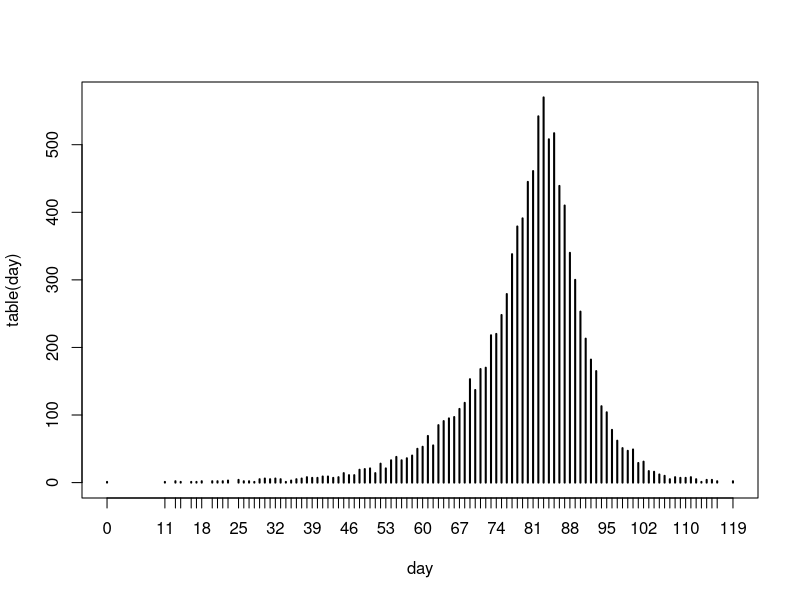
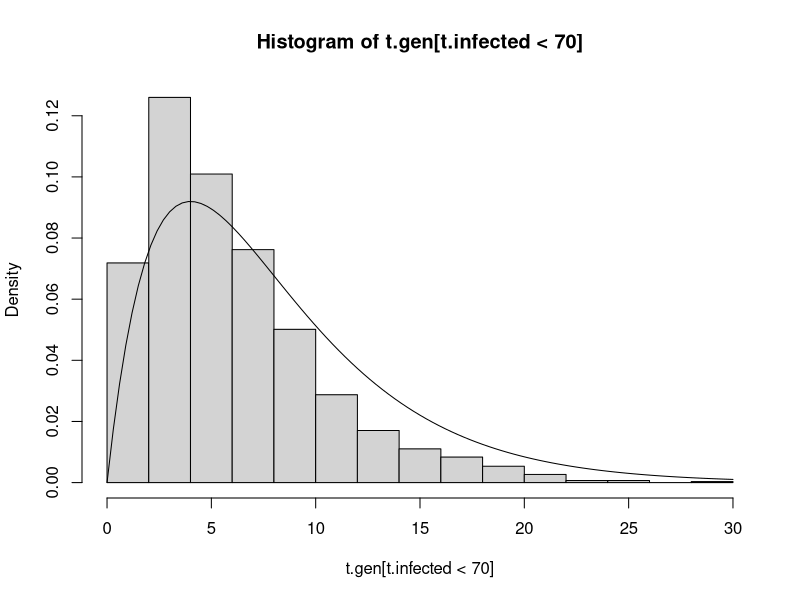

These figures' R source, in order:
R0 <- 2
gi.fun <- function(n) rgamma(n, shape=2, scale=4)

t.infected <- 0
t.gen <- 0
i <- 1

while(length(t.infected) < 10000 || i > length(t.infected)) {
    inf <- rpois(1, R0)
    if (inf > 0) {
        gen <- gi.fun(inf)
        t.infected <- c(t.infected, gen + t.infected[i])
        t.gen <- c(t.gen, gen)
        oo <- order(t.infected)
        t.infected <- t.infected[oo]
        t.gen <- t.gen[oo]
    }
    
    i <- i + 1
}

day <- round(t.infected)
plot(table(day))

hist(t.gen[t.infected < 70], freq=FALSE)

curve(dgamma(x, shape=2, scale=4), add=TRUE)
